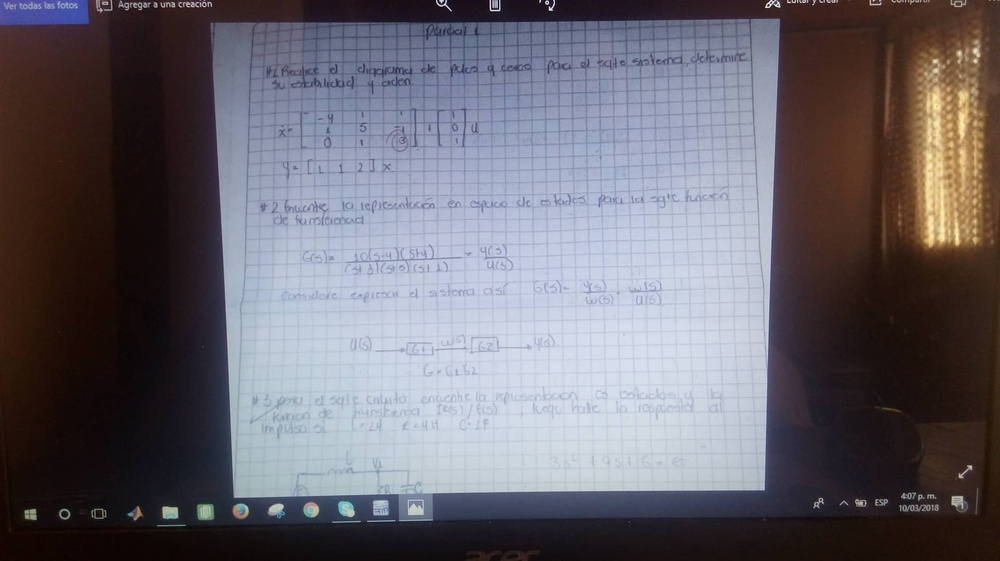
#> input picture Control domotico Python/proyecto python/img/28943786_1800728089958986_1094426263_o.jpg, 1000 x 561 px, shrunk from 1920 x 1078 before the run
$ python histogramagrafica.py
#> lines starting #> are read from the running program, lines starting #| are printed output that depends on the picture; after the words box and inside, x2 and y2 are one past the last pixel; in counts of white or black regions, pixels touching at a corner belong together
###Juan Esteban Velez hernandez - 161003641 #####
##ingresar nombre de la imagen con su extension Ejemplo : imagen.png
import cv2
from time import time
import numpy as np

imagen = input("Ingrese el nombre el nombre de la imagen con su extension: ");
#> the answer given: ../../Control domotico Python/proyecto python/img/28943786_1800728089958986_1094426263_o.jpg
imagen_BGR = cv2.imread (imagen)
#> imagen_BGR is the input picture: shape (561, 1000, 3); mean B, G, R 109.9, 101.6, 105
imagen_GRIS = cv2.cvtColor(imagen_BGR, cv2.COLOR_BGR2GRAY)##imagen en escala de grises
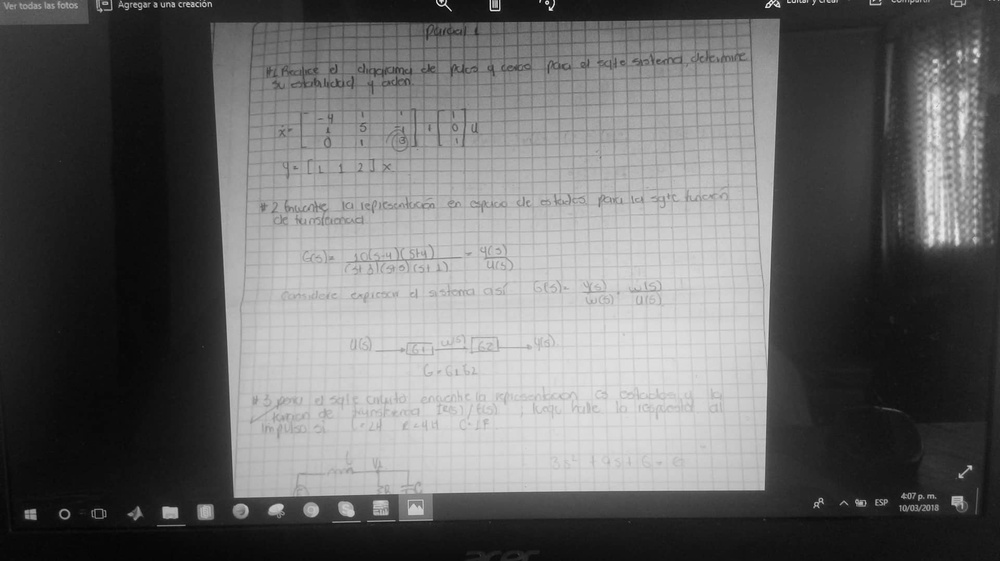
#> imagen_GRIS: shape (561, 1000); min 4, max 254, mean 103.6

m = 0
x = imagen_GRIS.shape[0]
#> x = 561
y = imagen_GRIS.shape[1]
#> y = 1000
histogramagraf = np.zeros((x, 256, 1),np.uint8)##GRAFICA_HISTOGRAMA##

cv2.imshow('imagen_BGR' , imagen_BGR)
cv2.imshow('imagen_GRIS' , imagen_GRIS)

tiempo_inicial = time()
################GENERAR_HISTOGRAMA##############
ma = cv2.calcHist([imagen_GRIS], [0], None, [256], [0, 256])##generar histograma
#> ma = 256 values, max 9307 at index 23, min 0 at index 0, mean 2191.4
# [7 lines of commented-out code are left out]
maxs = max(ma)
#> maxs = [9307]
n = maxs/x
#> n = [16.59]
#############NORMALIZAR###############
for pos in range(0, 255):
	 ma[pos]= ma[pos]/n
#> after the loop, ma = 256 values, max 561 at index 23, min 0 at index 0, mean 132.1
#print('vector histograma normalizado',ma)

#####GRAFICA HISTOGRAMA############
for pos in range(0, x):
	for pos1 in range(0, 255):
		#hc = ma[pos1]
		if pos <= ma[pos1]:
			histogramagraf[-pos][pos1] = 255
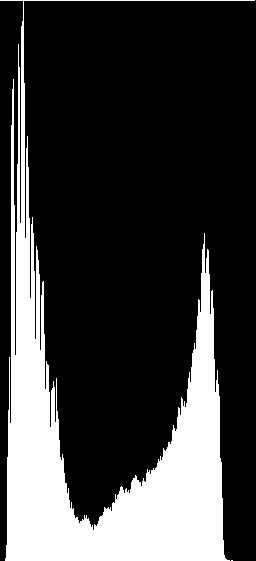
#> histogramagraf: shape (561, 256, 1); 23.6% white; 2 white regions (1 under 20 px), largest, box (x1, y1, x2, y2) and area: (0, 0, 255, 561) 33953

tiempo_final = time()
print('tiempo', tiempo_final - tiempo_inicial)
cv2.imshow('Histograma',histogramagraf)
cv2.waitKey()
cv2.destroyAllWindows()

#histograma3 = [0] * 256 vector de 256 posiciones
##########################################################
